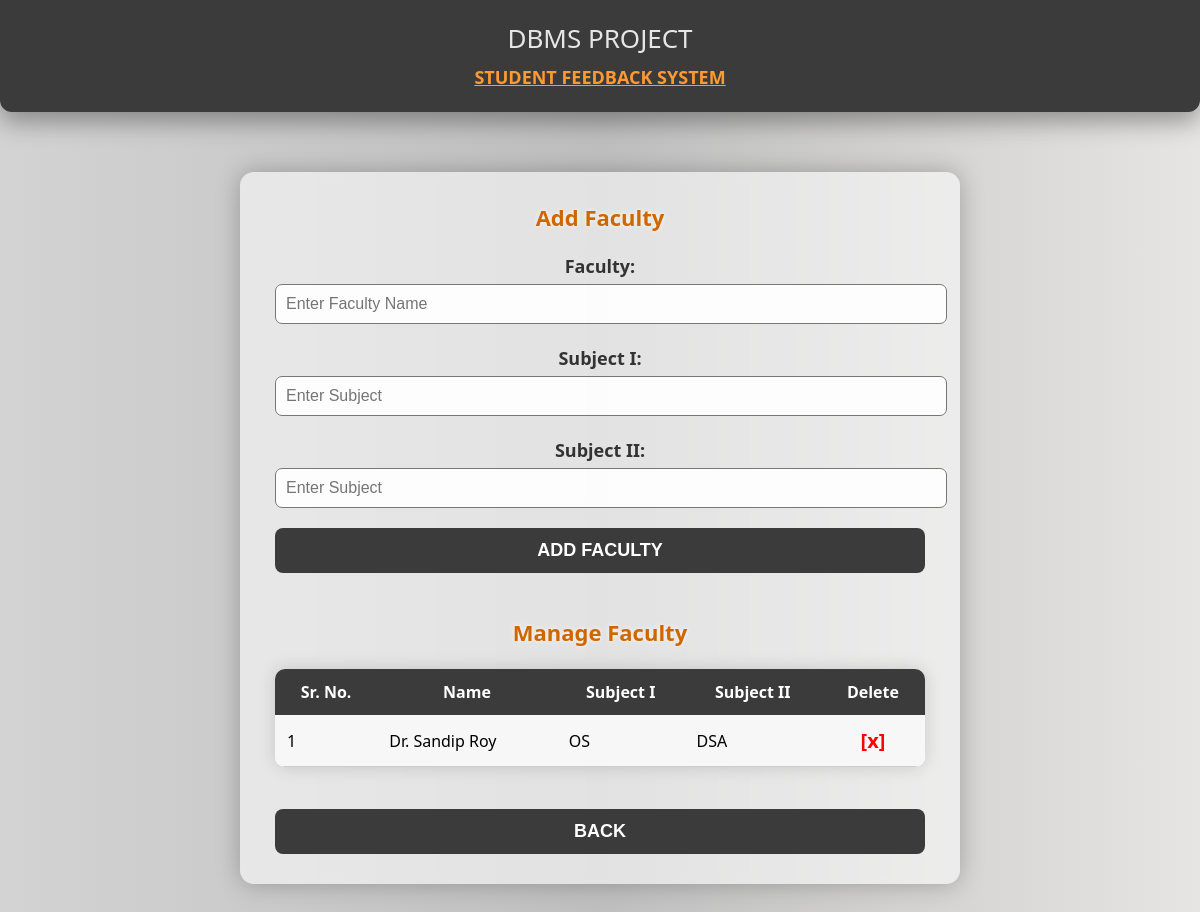
Page /manageFaculty.php (signed in) on the committed database.
### tables this page shows
CREATE TABLE IF NOT EXISTS `faculty` (
  `id` int(255) NOT NULL AUTO_INCREMENT,
  `faculty_id` varchar(255) NOT NULL,
  `name` varchar(255) NOT NULL,
  `s1` varchar(255) NOT NULL,
  `s2` varchar(255) NOT NULL,
  PRIMARY KEY (`id`)
);

### manageFaculty.php (the view, shortened to what this page needs)
<?php
include("configASL.php");
		?>
<!doctype html>
<html>
<head>
</head>
<body>
<div id="topHeader">
    DBMS PROJECT<br>
    <span class="tag">STUDENT FEEDBACK SYSTEM</span>
</div>
<div id="content" align="center">
    <span class="SubHead">Add Faculty</span>
    <br><br>
    <form method="post" action="">
        <label>Faculty:</label>
        <input type="text" name="fc" required placeholder="Enter Faculty Name">
        <br><br>
        <label>Subject I:</label>
        <input type="text" name="sub" required placeholder="Enter Subject">
        <br><br>
        <label>Subject II:</label>
        <input type="text" name="subb" required placeholder="Enter Subject">
        <input type="submit" value="ADD FACULTY">
    </form>
    <br><br>
    <span class="SubHead">Manage Faculty</span>
    <br><br>
    <table>
        <tr>
            <td>Sr. No.</td>
            <td>Name</td>
            <td>Subject I</td>
            <td>Subject II</td>
            <td>Delete</td>
        </tr>
        <?php
        $sr=1;
        $h=mysqli_query($al,"select * from faculty");
        while($j=mysqli_fetch_array($h)) { ?>
        <tr>
            <td><?php echo $sr; $sr++; ?></td>
            <td><?php echo $j['name']; ?></td>
            <td><?php echo $j['s1']; ?></td>
            <td><?php echo $j['s2']; ?></td>
            <td align="center">
                <a class="delete-link"
                   href="delete.php?del=<?php echo $j['id'];?>"
                   onclick="return confirm('Are you sure?')">[x]</a>
            </td>
        </tr>
        <?php } ?>
    </table>
    <br>
    <input type="button" onclick="window.location='home.php'" value="BACK">
</div>
</body>
</html>

### manageFaculty.php (style rules this page uses)
body { margin: 0; background: linear-gradient(to right, #d3d3d3, #bfbfbf, #e7e5e3); font-family: "Segoe UI", sans-serif; animation: fadeBg 1.2s ease-in-out; }
#topHeader { width: 100%; padding: 20px 0; text-align: center; background: #3b3b3b; color: #e6e6e6; font-size: 26px; box-shadow: 0 10px 25px rgba(0,0,0,0.35); border-radius: 0 0 12px 12px; animation: slideDown 0.9s ease; }
.tag { font-size: 18px; color: #ff9a32; font-weight: bold; text-decoration: underline; }
#content { width: 650px; background: rgba(255,255,255,0.55); backdrop-filter: blur(5px); padding: 30px 35px; border-radius: 14px; margin: 60px auto; box-shadow: 0 0 25px rgba(0,0,0,0.25); animation: fadeUp 1s ease; }
.SubHead { font-size: 22px; color: #cf6700; font-weight: bold; text-shadow: 0 0 4px rgba(255,255,255,0.8); }
label { font-size: 18px; color: #333; font-weight: 600; }
input[type="text"] { width: 100%; padding: 10px; margin-top: 6px; font-size: 16px; border-radius: 7px; border: 1px solid #777; background: rgba(255,255,255,0.9); transition: 0.25s ease; outline: none; }
input[type="submit"], input[type="button"] { width: 100%; padding: 12px; margin-top: 20px; font-size: 18px; font-weight: bold; border-radius: 8px; border: none; cursor: pointer; background: #3b3b3b; color: white; transition: 0.3s; }
table { width: 100%; border-collapse: collapse; background: rgba(255,255,255,0.85); box-shadow: 0 0 18px rgba(0,0,0,0.15); border-radius: 10px; overflow: hidden; animation: fadeTable 1.2s ease; }
table tr:nth-child(even) { background: #f7f7f7; }
table td { padding: 12px; font-size: 16px; border-bottom: 1px solid #ccc; }
table tr:first-child td { background: #3b3b3b; color: #fff; border: none; font-weight: bold; text-align: center; }
a.delete-link { font-size: 20px; text-decoration: none; color: red; font-weight: bold; transition: 0.25s; }

### rows in the picture
faculty: name "Dr. Sandip Roy", s1 "OS", s2 "DSA"
